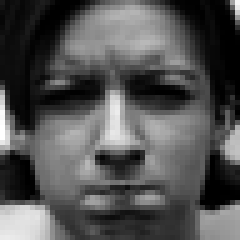
#> input picture dataset/anger/S010_004_00000017.png, 48 x 48 px (shown 5 times larger); its folder holds only this picture in this run
$ jupyter execute --allow-errors detect_faces.ipynb
#> lines starting #> are read from the running program, lines starting #| are printed output that depends on the picture
## 1 - Importing related libraries and functions
In this section we import necessary libraries and functions:

[cell 1]
import os
import cv2
import numpy as np
import pandas as pd
from sklearn.model_selection import train_test_split

from sklearn.neighbors import KNeighborsClassifier
from sklearn.naive_bayes import GaussianNB
from sklearn.svm import SVC
from sklearn.tree import DecisionTreeClassifier
from sklearn.discriminant_analysis import QuadraticDiscriminantAnalysis
from sklearn.ensemble import RandomForestClassifier
from sklearn.metrics import classification_report, accuracy_score
from sklearn.preprocessing import StandardScaler


from delaunay import extract_features

## 2 - Load and preprocess the dataset
In this section we first import our designated dataset which is `CK+` dataset, read ,and load it in an array

[cell 2]
dataset_dir = "dataset"

label_map = {
    "anger": 0,
    "contempt": 1,
    "disgust": 2,
    "fear": 3,
    "happy": 4,
    "sadness": 5,
    "surprise": 6
}
# Load and preprocess the dataset
def load_ckplus_dataset(dataset_dir):
#> called with dataset_dir = 'dataset'
    images = []
    labels = []
    for subdir in os.listdir(dataset_dir):
        if subdir in label_map:  # Check if directory name is a valid label
            label = label_map[subdir]  # Get integer label from the mapping
            for filename in os.listdir(os.path.join(dataset_dir, subdir)):
                if filename.endswith(".png"):  # Load only image files (assuming images are in PNG format)
                    img_path = os.path.join(dataset_dir, subdir, filename)
                    img = cv2.imread(img_path, cv2.IMREAD_GRAYSCALE)  # Convert to grayscale
#> img is the input picture: shape (48, 48); min 0, max 255, mean 82.5
                    img = cv2.resize(img, (100, 100))  # Resize image
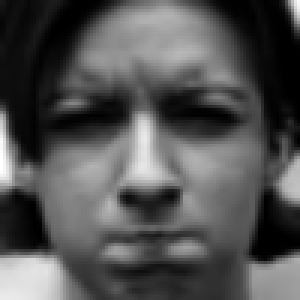
#> img: shape (100, 100) (shown 3 times larger); min 0, max 255, mean 82.3
                    images.append(img)
                    labels.append(label)
#> pass 2 of the loop in load_ckplus_dataset, `for subdir in os.listdir(dataset_dir):`:
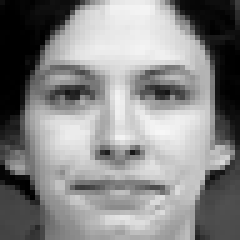
#> input picture dataset/contempt/S138_008_00000007.png, 48 x 48 px (shown 5 times larger)
#> in load_ckplus_dataset, img is the input picture: shape (48, 48); min 0, max 247, mean 135.6
#> in load_ckplus_dataset, `img = cv2.resize(img, (100, 100))`:
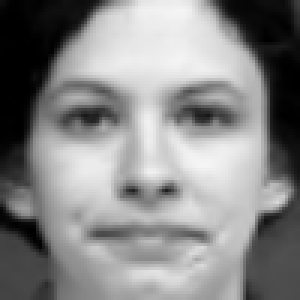
#> img: shape (100, 100) (shown 3 times larger); min 0, max 245, mean 135.5

    return images, labels

images, labels = load_ckplus_dataset(dataset_dir)
#> images = 2 items; labels = [0, 1]

## 3 - Compare the results from raw image classification and delaunay triangulation method
### 3.1 - Train the raw dataset
As we know the dataset is in grayscale, we need to get the brightness level of each pixel and train our models on each image
then we will report the results:
> Note: We have used standard scalar normalization that leads to better results

#### Pre-Process data:

[cell 3]
# Initialize the scalar
scalar = StandardScaler()

# Split dataset into training and testing sets
X_train, X_test, y_train, y_test = train_test_split(images, labels, test_size=0.2, random_state=42)
#> X_train = 1 item; X_test = 1 item; y_train = [0]; y_test = [1]

X_train = np.array([img.flatten() for img in X_train])
X_test = np.array([img.flatten() for img in X_test])

X_norm = scalar.fit_transform(X_train)
X_norm_test = scalar.fit_transform(X_test)

#### Training phase:
1. SVM Model:

[cell 4]
# Train the SVM classifier
svm_classifier = SVC(kernel='rbf', C=1.0, gamma='scale')
#> (the rest of this cell did not finish here and is left out)

2. K-Nearest-Neighbors model:

[cell 5]
# Train the KNN classifier
knn_classifier = KNeighborsClassifier(n_neighbors=5)
knn_classifier.fit(X_norm, y_train)

# Evaluate the classifier
#> (the rest of this cell did not finish here and is left out)

3. Naive Bayesian Classification:

[cell 6]
# Train the GNB classifier
gnb_classifier = GaussianNB()
gnb_classifier.fit(X_norm, y_train)

# Evaluate the classifier
y_pred = gnb_classifier.predict(X_norm_test)
#> y_pred = [0]
accuracy = accuracy_score(y_test, y_pred)
#> accuracy = 0
report = classification_report(y_test, y_pred)

print("Accuracy:", accuracy)
#| Accuracy: 0.0
print("Classification Report:\n", report)
#| Classification Report:
#|                precision    recall  f1-score   support
#|            0       0.00      0.00      0.00       0.0
#|            1       0.00      0.00      0.00       1.0
#|     accuracy                           0.00       1.0
#|    macro avg       0.00      0.00      0.00       1.0
#| weighted avg       0.00      0.00      0.00       1.0

4. Decision Tree:

[cell 7]
# Train the Tree classifier
tree_classifier = DecisionTreeClassifier()
tree_classifier.fit(X_norm, y_train)

# Evaluate the classifier
y_pred = tree_classifier.predict(X_norm_test)
accuracy = accuracy_score(y_test, y_pred)
report = classification_report(y_test, y_pred)

print("Accuracy:", accuracy)
#| Accuracy: 0.0
print("Classification Report:\n", report)
#| Classification Report:
#|                precision    recall  f1-score   support
#|            0       0.00      0.00      0.00       0.0
#|            1       0.00      0.00      0.00       1.0
#|     accuracy                           0.00       1.0
#|    macro avg       0.00      0.00      0.00       1.0
#| weighted avg       0.00      0.00      0.00       1.0

5. Quadratic Discriminant Analysis:

[cell 8]
# Train the QDA classifier
qda_classifier = QuadraticDiscriminantAnalysis()
#> (the rest of this cell did not finish here and is left out)

6. Random Forest:

[cell 9]
# Train the rf classifier
rf_classifier = RandomForestClassifier()
rf_classifier.fit(X_norm, y_train)

# Evaluate the classifier
y_pred = rf_classifier.predict(X_norm_test)
accuracy = accuracy_score(y_test, y_pred)
report = classification_report(y_test, y_pred)

print("Accuracy:", accuracy)
#| Accuracy: 0.0
print("Classification Report:\n", report)
#| Classification Report:
#|                precision    recall  f1-score   support
#|            0       0.00      0.00      0.00       0.0
#|            1       0.00      0.00      0.00       1.0
#|     accuracy                           0.00       1.0
#|    macro avg       0.00      0.00      0.00       1.0
#| weighted avg       0.00      0.00      0.00       1.0

## 3.2 - Train the on dataset with triangulation
As implemented in the corresponding class, we need to detect landmarks of each image and use the detected points to train our model and give the results:
> Note: We have used standard scalar normalization that leads to better results

We first build a function to process landmarks for rach image and save it to save time:

[cell 10]
# [32 lines of commented-out code are left out]

### Pre-Process data:
we use previously stored data for training:

[cell 11]
df = pd.read_csv('landmarks.csv')
#> (reads landmarks.csv from the repository)
# mask = [0, 2, 4, 6, 8, 10, 12, 14, 16, 18, 20, 21, 22, 23, 25, 27, 29, 30, 31, 35, 36, 39, 42, 45, 48, 51, 54, 57]
# landmarks = [landmarks[i] for i in mask]

[cell 12]
landmark_features = df.values

# Initialize the scalar
scalar = StandardScaler()

# Split dataset into training and testing sets
#> (the rest of this cell did not finish here and is left out)

#### Training phase:
1. SVM Model:

[cell 13]
# Train the SVM classifier
svm_classifier_tri = SVC(kernel='rbf', C=1.0, gamma='scale')
#> (the rest of this cell did not finish here and is left out)

2. K-Nearest-Neighbors model:

[cell 14]
# Train the KNN classifier
knn_classifier_tri = KNeighborsClassifier(n_neighbors=5)
knn_classifier_tri.fit(X_norm, y_train)

# Evaluate the classifier
#> (the rest of this cell did not finish here and is left out)

3. Naive Bayesian Classification:

[cell 15]
# Train the GNB classifier
gnb_classifier_tri = GaussianNB()
gnb_classifier_tri.fit(X_norm, y_train)

# Evaluate the classifier
y_pred = gnb_classifier_tri.predict(X_norm_test)
accuracy = accuracy_score(y_test, y_pred)
report = classification_report(y_test, y_pred)

print("Accuracy:", accuracy)
#| Accuracy: 0.0
print("Classification Report:\n", report)
#| Classification Report:
#|                precision    recall  f1-score   support
#|            0       0.00      0.00      0.00       0.0
#|            1       0.00      0.00      0.00       1.0
#|     accuracy                           0.00       1.0
#|    macro avg       0.00      0.00      0.00       1.0
#| weighted avg       0.00      0.00      0.00       1.0

4. Decision Tree:

[cell 16]
# Train the Tree classifier
tree_classifier_tri = DecisionTreeClassifier()
tree_classifier_tri.fit(X_norm, y_train)

# Evaluate the classifier
y_pred = tree_classifier_tri.predict(X_norm_test)
accuracy = accuracy_score(y_test, y_pred)
report = classification_report(y_test, y_pred)

print("Accuracy:", accuracy)
#| Accuracy: 0.0
print("Classification Report:\n", report)
#| Classification Report:
#|                precision    recall  f1-score   support
#|            0       0.00      0.00      0.00       0.0
#|            1       0.00      0.00      0.00       1.0
#|     accuracy                           0.00       1.0
#|    macro avg       0.00      0.00      0.00       1.0
#| weighted avg       0.00      0.00      0.00       1.0

5. Quadratic Discriminant Analysis:

#> (a cell that did not finish here is left out)

6. Random Forest:

[cell 18]
# Train the rf classifier
rf_classifier_tri = RandomForestClassifier()
rf_classifier_tri.fit(X_norm, y_train)

y_pred = rf_classifier_tri.predict(X_norm)
accuracy = accuracy_score(y_train, y_pred)
#> accuracy = 1
print("train Accuracy:", accuracy)
#| train Accuracy: 1.0

# Evaluate the classifier
y_pred = rf_classifier_tri.predict(X_norm_test)
accuracy = accuracy_score(y_test, y_pred)
#> accuracy = 0
report = classification_report(y_test, y_pred)

print("test Accuracy:", accuracy)
#| test Accuracy: 0.0
print("Classification Report:\n", report)
#| Classification Report:
#|                precision    recall  f1-score   support
#|            0       0.00      0.00      0.00       0.0
#|            1       0.00      0.00      0.00       1.0
#|     accuracy                           0.00       1.0
#|    macro avg       0.00      0.00      0.00       1.0
#| weighted avg       0.00      0.00      0.00       1.0
